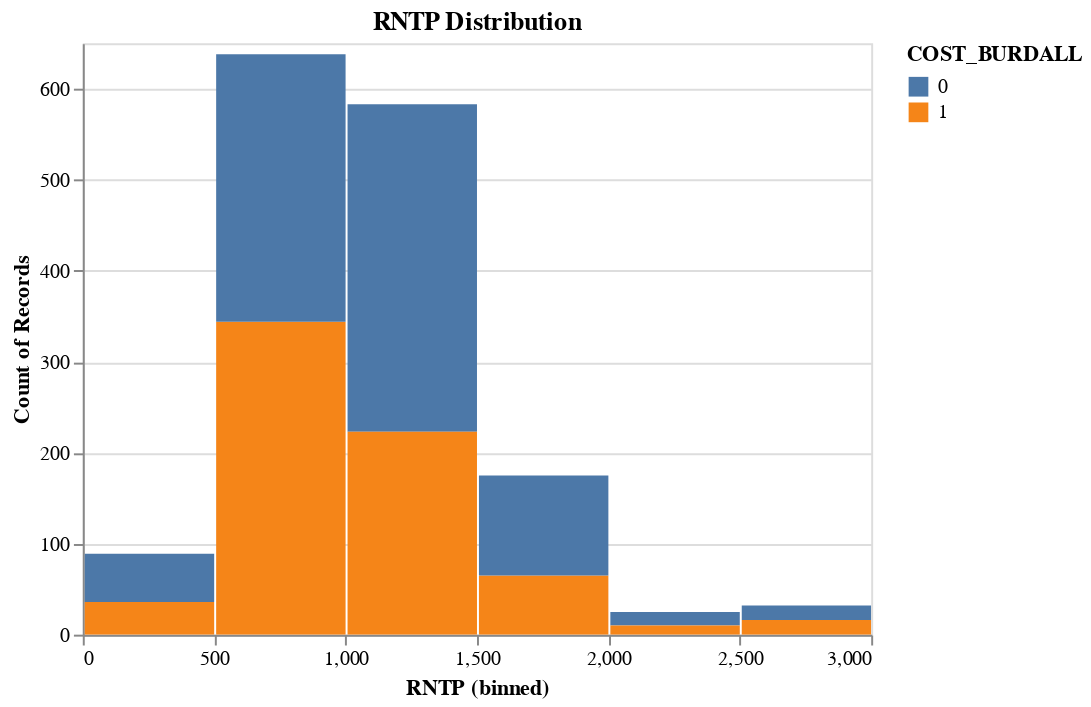

The cell this chart's notebook holds for it:
### Markdown cell above
**Because of insights developed from the modeling about feature importance, we can explore plots regarding this.**

Answer questions such as 
- **At what rent / price do apartments become cost burdened?** 
- **At what income level does a house hold become cost burdened?** 

But how do we answer these questions? We could plot the distribution of Monthly Rent and Overlay color = "COST_BURDALL" on top of this to see at what rent point do households begin to be cost_burdened

### Code cell
alt.Chart(df).mark_bar().encode(
        alt.X('RNTP', bin = True),
        y='count()',
        color = 'COST_BURDALL:N'
    ).properties(title = "RNTP Distribution").interactive()

### Figure 1 — Vega-Lite specification as saved in the notebook (floating-point values rounded to 4 significant figures; data arrays with more than 128 entries replaced by an {"elided": "..."} marker saying what was removed)
{"config": {"view": {"continuousWidth": 400, "continuousHeight": 300}}, "data": {"name": "data-2d62d58fdd7755f15db3dfa2abf4d636"}, "mark": "bar", "encoding": {"color": {"field": "COST_BURDALL", "type": "nominal"}, "x": {"bin": true, "field": "RNTP", "type": "quantitative"}, "y": {"aggregate": "count", "type": "quantitative"}}, "selection": {"selector006": {"type": "interval", "bind": "scales", "encodings": ["x", "y"]}}, "title": "RNTP Distribution", "$schema": "https://vega.github.io/schema/vega-lite/v4.17.0.json", "datasets": {"data-2d62d58fdd7755f15db3dfa2abf4d636": {"elided": "1542 records"}}}
